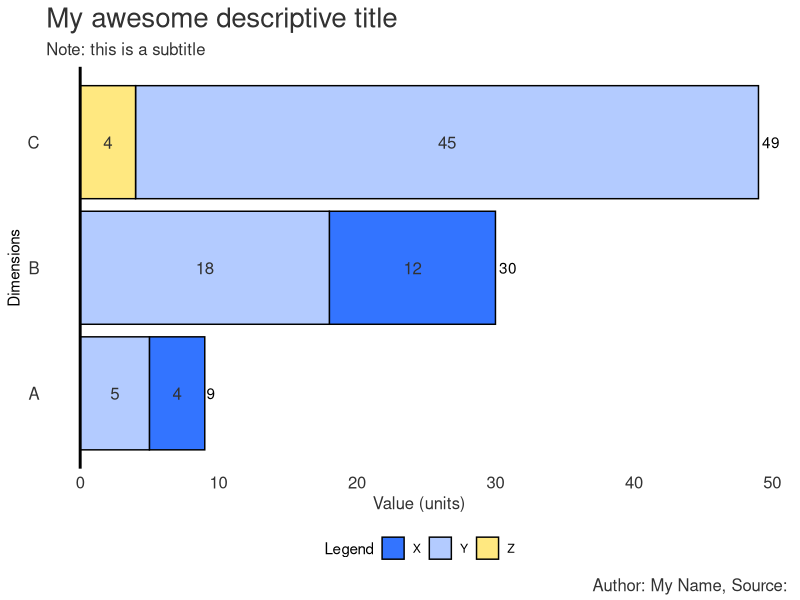

Recreate this plot in R.
# Load libraries
library(ggplot2)
library(reshape2)

# Create data
data <- data.frame(
  name=c("A","B","A","B","C","C"),  
  colour=c("X","X","Y","Y","Y","Z"),
  value=c(4,12,5,18,45,4)
)

# Reorder Legend
#data$group <- factor(data$group,levels(data$group)[c(1,3,2)])

barplot <- ggplot(data, aes(fill=colour, x=name, y=value)) + # enter data frame
  geom_bar(position="stack"
           ,stat = "identity"
           ,colour = "black") + # colour bars
  scale_fill_manual("Legend", values = c("X" = "#3374FF", "Y" = "#B3CBFF", "Z" = "#FFE880")) +
  coord_flip() + # flip vertical bars into horizontal bar
  geom_text(aes(label = value) # data labels
            ,size = (5/14)*12 # sizing in line with theme text
            ,position = position_stack(vjust = 0.5)
            ,colour = "#323232") + # colour text
  stat_summary(fun.y = sum, aes(label = ..y.., group = name), geom = "text", hjust = -.2) +
  theme(    panel.grid.major = element_blank() # Remove gridlines (major)
    ,panel.grid.minor = element_blank() # Remove gridlines (minor)
    ,panel.background = element_blank() # Remove grey background
    ,plot.title = element_text(hjust = 0, size = 20, colour = "#323232") # Title size and colour
    ,plot.subtitle = element_text(hjust = 0, size = 12, colour = "#323232") # Subtitle size and colour
    ,plot.caption = element_text(vjust = 0.3, size = 12, colour = "#323232") # Caption size and colour
    ,axis.ticks.y = element_blank() # Remove tick marks (Y-Axis)
    ,axis.text.y = element_text(hjust = 1, colour = "#323232", size = 12) # Axis size and colour (Y-Axis)
    ,axis.ticks.x = element_blank() # Remove tick marks (X-Axis)
    ,axis.text.x  = element_text(size = 12, colour = "#323232") #element_blank() # Remove axis scale (X-Axis)
    ,axis.title.x = element_text(size = 12, colour = "#323232") # Axis label size and colour (X-Axis)
    ,legend.position = "bottom"
  ) +
  geom_hline(yintercept=0, color = "black", size=1) + # Axis line size and colour (X-Axis)
  labs(title = 'My awesome descriptive title' # Title text
       ,subtitle = "Note: this is a subtitle" # Subtitle text
       ,x = 'Dimensions' # X-Axis text 
       ,y = 'Value (units)' # Y-Axis text 
       ,caption = "Author: My Name, Source: ")# + # Caption text

# Save the plot
ggsave("stacked_horizontal_bar_chart.png" # filename
       ,plot = barplot # variable for file
       ,width = 5, height = 4, dpi = 300, units = "in") # dimensions and image quality
